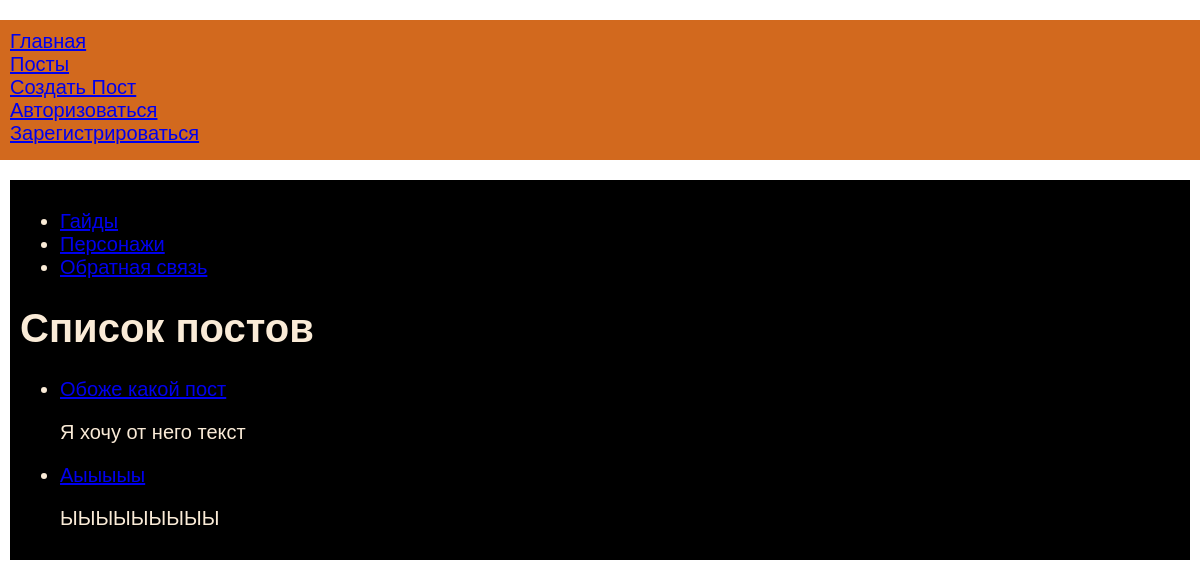
/posts, run on an earlier commit of the app's database.
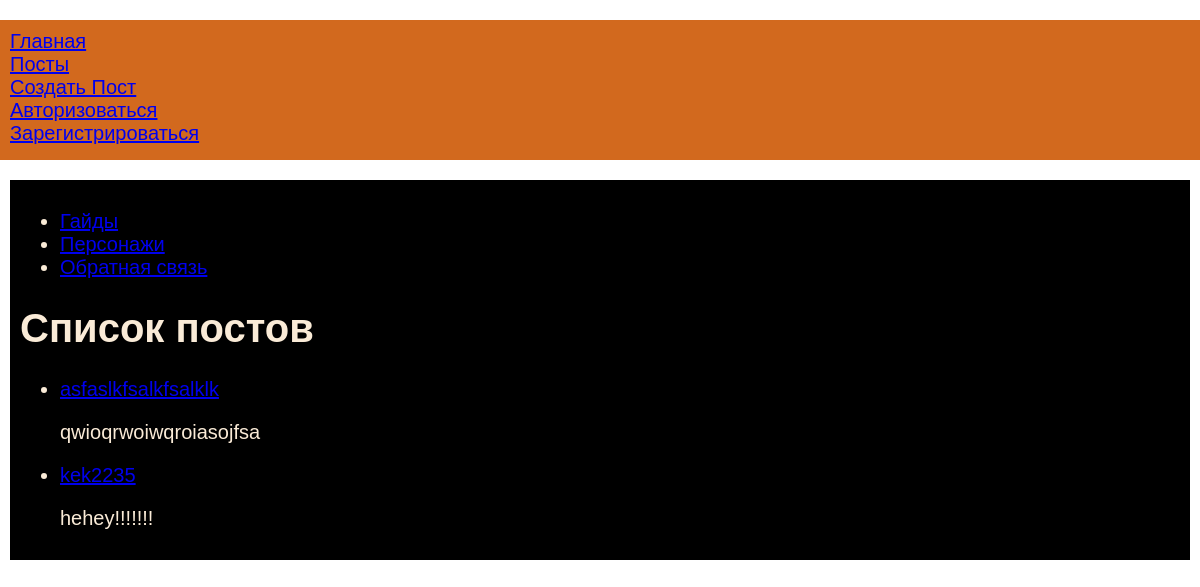
And on a later commit of the database.
### tables this page shows
CREATE TABLE OFFMENU(
    id integer PRIMARY KEY AUTOINCREMENT,
    name text NOT NULL,
    url text NOT NULL
);

CREATE TABLE POSTS(
    id integer PRIMARY KEY AUTOINCREMENT,
    title text NOT NULL,
    text text NOT NULL,
    url text NOT NULL,
    userid integer,
    time integer NOT NULL
);

### all_posts/all_posts.py (the view)
@all_posts.route("/posts")
def posts():
    return render_template("all_posts/posts.html",title = "Список постов", off_menu=dbase.getOffmenu(), posts=dbase.getPostsAnonce())

### FDataBase.py (called while the page is built)
    def getOffmenu(self):
        sql = '''SELECT * FROM OFFMENU'''
        try:
            self.__cur.execute(sql)
            res = self.__cur.fetchall()
            if res: return res
        except:
            print('DB reading error')
        return []

    def getPostsAnonce(self):
        try:
            self.__cur.execute(f"SELECT id, title, text, url FROM  posts ORDER BY time DESC")
            res = self.__cur.fetchall()
            if res: return res
        except sqlite3.Error as e:
            print("Ошибка получения постов" + str(e))
        return []

### all_posts/all_posts.py (called while the page is built)
@all_posts.before_request
def before_request():
    global dbase
    db =  g.get('link_db')
    dbase = FDataBase(db)

@all_posts.teardown_request
def teardown_request(request):
    global db
    db =  None
    return request

### starter.py (called while the page is built)
def connect_db():
    conn = sqlite3.connect(app.config['DATABASE'])
    conn.row_factory = sqlite3.Row
    return conn

def get_db():
    if not hasattr(g, 'link_db'):
        g.link_db = connect_db()
        return g.link_db

@app.before_request
def before_request():
    global dbase
    db = get_db()
    dbase=FDataBase(db)

### all_posts/templates/all_posts/posts.html
{% extends 'base.html' %}
{% block content %}
{{ super() }}
{% block off_menu %}
    <ul class="off_menu">
        {% for m in off_menu -%}
    <li><a href="{{m.url}}">{{m.name}}</a></li>
        {% endfor -%}
    </ul>
{% endblock off_menu %}
{%  if title %}
<h1>{{ title }}</h1>
{% else %}
<h1>Genshin Funzone</h1>
{% endif %}
<ul class="list-posts">
{% for p in posts %}
<li>
<p class="title"><a href="{{ url_for('.show_post', alias=p.url)}}">{{p.title}}</a></p>
<p class="annonce">{{ p.text[:50] | striptags }}</p>
</li>
{% endfor %}
</ul>
{% endblock %}

### templates/base.html (shortened to what this page needs)
<!DOCTYPE html>
<html>
<head>
    <link type="text/css" href="{{ url_for('static', filename='css/styles.css')}}" rel="stylesheet" />
</head>
</html>
<body>
    {% block content -%}
        {% block mainmenu -%}
    <ul class="mainmenu">
    <li><a href="{{url_for('mainapp.index')}}">Главная</a></li>
    <li><a href="{{url_for('all_posts.posts')}}">Посты</a></li>
    <li><a href="{{url_for('all_posts.create_post')}}">Создать Пост</a></li>
    {% if current_user.is_authenticated %}
    <li><a href="{{url_for('users.profile', username=current_user.get_id())}}">Профиль</a></li>
    <li><a href="{{url_for('users.logout')}}">Выйти</a></li>
    {% else -%}
    <li><a href="{{url_for('users.authorisation')}}">Авторизоваться</a></li>
    <li><a href="{{url_for('users.register')}}">Зарегистрироваться</a></li>
    </ul>
        {% endif %}
        {% endblock mainmenu %}
    <div class = "content">
    {% endblock content %}
    </div>
</body>
</html>

### static/css/styles.css (style rules this page uses)
html, body { font-family: "Arial"; margin:0; padding:0; height: 100%; width: 100%; }
ul.mainmenu { background:chocolate; height:120px; margin: 0px, 0px, 15px, 0px; padding:10px; font-size: 20px; }
.content { background: black; color: antiquewhite; padding:10px; margin: 10px; font-size: 20px; }

What changed in the data, as far as the page shows it:
removed POSTS: title "Обоже какой пост", text "Я хочу от него текст"
removed POSTS: title "Аыыыыы", text "ЫЫЫЫЫЫЫЫЫ"
added POSTS: title "asfaslkfsalkfsalklk", text "qwioqrwoiwqroiasojfsa"
added POSTS: title "kek2235", text "hehey!!!!!!!"
